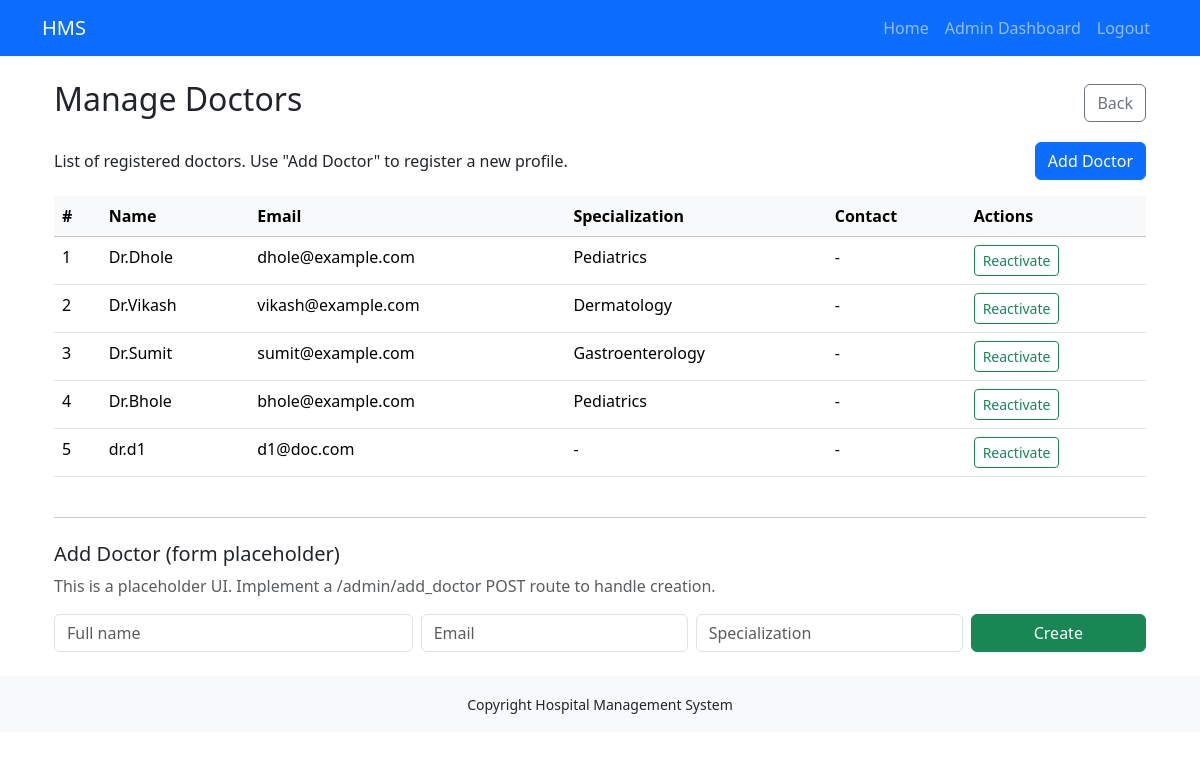
The page /admin/manage_doctors (signed in) on the database its author committed.
### models.py (models this page shows, shortened)
class Doctor(db.Model):
    __tablename__ = "doctors"
    id = db.Column(db.Integer, primary_key=True)
    user_id = db.Column(db.Integer, db.ForeignKey("users.id", ondelete="CASCADE"), nullable=False, unique=True)
    specialization = db.Column(db.String(120), nullable=True)
    contact = db.Column(db.String(50), nullable=True)
    availability = db.Column(db.Text, nullable=True)
    appointments = db.relationship("Appointment", backref="doctor", lazy=True, cascade="all, delete-orphan")

class User(db.Model):
    __tablename__ = "users"
    id = db.Column(db.Integer, primary_key=True)
    name = db.Column(db.String(120), nullable=False)
    email = db.Column(db.String(150), unique=True, nullable=False, index=True)
    password_hash = db.Column(db.String(256), nullable=False)
    role = db.Column(db.String(20), nullable=False, default="patient")
    created_at = db.Column(db.DateTime, default=datetime.utcnow)
    is_active = db.Column(db.Boolean, default=True, nullable=False)
    doctor = db.relationship("Doctor", backref="user",uselist=False, cascade="all, delete")
    patient = db.relationship("Patient", backref="user",uselist=False, cascade="all, delete")

### app.py (the view, shortened to what this page needs)
@app.route('/admin/manage_doctors', methods=['GET', 'POST'])
def manage_doctors():
    if 'user_id' not in session or session.get('role') != 'admin':
        flash("Admin access required.", "danger")
        return redirect(url_for('login'))
    doctors = Doctor.query.all()
    return render_template('manage_doctors.html', doctors=doctors)

### templates/manage_doctors.html
{% extends "base.html" %} {% block title %}Manage Doctors{% endblock %} {% block
content %}
<div class="container my-4">
  <div class="d-flex justify-content-between align-items-center mb-3">
    <h2>Manage Doctors</h2>
    <a href="{{ url_for('admin_dashboard') }}" class="btn btn-outline-secondary"
      >Back</a
    >
  </div>
  <div class="d-flex justify-content-between align-items-center mb-3">
    <p class="mb-0">
      List of registered doctors. Use "Add Doctor" to register a new profile.
    </p>
    <a href="{{ url_for('manage_doctors') }}#add" class="btn btn-primary"
      >Add Doctor</a
    >
  </div>
  <div class="table-responsive">
    <table class="table table-hover">
      <thead class="table-light">
        <tr>
          <th>#</th>
          <th>Name</th>
          <th>Email</th>
          <th>Specialization</th>
          <th>Contact</th>
          <th>Actions</th>
        </tr>
      </thead>
      <tbody>
        {% for doc in doctors or [] %}
        <tr>
          <td>{{ loop.index }}</td>
          <td>
            {{ doc.user.name if doc.user is defined else doc.name or '-' }}
          </td>
          <td>
            {{ doc.user.email if doc.user is defined else doc.email or '-' }}
          </td>
          <td>{{ doc.specialization or '-' }}</td>
          <td>{{ doc.contact or '-' }}</td>
          <td>
            <form
              action="{{ url_for('admin_toggle_user_active', user_id=doc.user.id) }}"
              method="post"
              style="display: inline"
            >
              <button
                type="submit"
                class="btn btn-sm {% if doc.user.is_active %}btn-outline-danger{% else %}btn-outline-success{% endif %}"
              >
                {% if doc.user.is_active %}Deactivate{% else %}Reactivate{%
                endif %}
              </button>
            </form>
          </td>
        </tr>
        {% else %}
        <tr>
          <td colspan="5" class="text-center">No doctors found</td>
        </tr>
        {% endfor %}
      </tbody>
    </table>
  </div>
  <hr class="my-4" />
  <div id="add">
    <h5>Add Doctor (form placeholder)</h5>
    <p class="text-muted">
      This is a placeholder UI. Implement a /admin/add_doctor POST route to
      handle creation.
    </p>
    <form
      action="{{ url_for('manage_doctors') }}"
      method="post"
      class="row g-2"
    >
      <div class="col-md-4">
        <input
          name="name"
          class="form-control"
          placeholder="Full name"
          required
        />
      </div>
      <div class="col-md-3">
        <input
          name="email"
          type="email"
          class="form-control"
          placeholder="Email"
          required
        />
      </div>
      <div class="col-md-3">
        <input
          name="specialization"
          class="form-control"
          placeholder="Specialization"
        />
      </div>
      <div class="col-md-2 d-grid">
        <button class="btn btn-success" type="submit">Create</button>
      </div>
    </form>
  </div>
</div>
{% endblock %}

### rows shown on the page
Doctor: user "Dr.Dhole", user "dhole@example.com", specialization "Pediatrics", contact "-"
Doctor: user "Dr.Vikash", user "vikash@example.com", specialization "Dermatology", contact "-"
Doctor: user "Dr.Sumit", user "sumit@example.com", specialization "Gastroenterology", contact "-"
Doctor: user "Dr.Bhole", user "bhole@example.com", specialization "Pediatrics", contact "-"
Doctor: user "dr.d1", user "d1@doc.com", specialization "-", contact "-"
